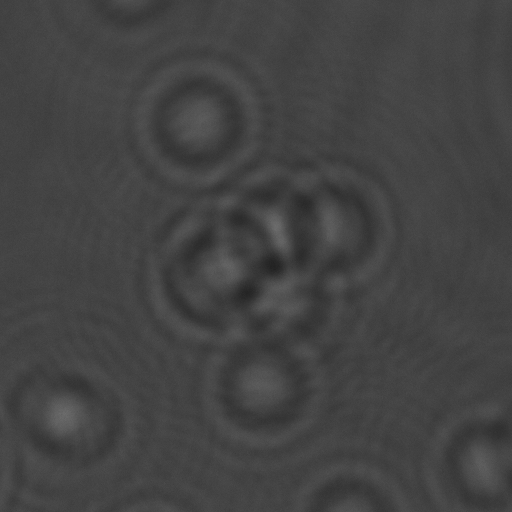
//> input picture Reconstruction algorithm/2019_06_07_billes1mu_63_JOSAA/Basler_daA1920-30um_(22030948)_20190607_122251706_0012_crop.tiff, 512 x 512 px
$ ./Fienup_algorithm   (built with g++ and OpenCV 4)
//> lines starting //> are read from the running program, lines starting //| are printed output that depends on the picture
//> further down, hologram is the input picture: 512 rows x 512 cols, CV_16UC1; min 8736, max 27968, mean 17354.3
### Reconstruction algorithm/algorithms.cpp

///
/// \file algorithms.cpp
///
/// \author Yoann MASSET - Fabien MOMEY
/// \version Final version
/// \date June 20th 2020
///
/// \brief File grouping the definitions of reconstruction algorithm functions
///

#include "tools.h"
#include "algorithms.h"

#include <iostream>
#include <opencv2/opencv.hpp>
#include <opencv2/highgui.hpp>

using namespace std;
using namespace cv;

#pragma region Simple Backpropagation

// [14 lines left out: function simple_backpropagation, not called in this run]

#pragma endregion


#pragma region Fienup Algorithm

void fienup_algorithm(const Mat& optimal_hologram, Mat& reconstituted_image, Settings& setting, int object, double complex_extremum[], int repetitions)
{
    double e1, e2, seconds;

    int final_size[] = { optimal_hologram.rows, optimal_hologram.cols };

    Mat Hz, H_z;
    e1 = getTickCount();

    get_fresnel_propagator(setting, Hz, H_z); //We recover the 2 kernel according to the above parameters

    e2 = getTickCount();
    seconds = (e2 - e1) / getTickFrequency();
    cout << "Fresnel : " << seconds << " seconds\n";

    Mat hologram_iteration; //The matrix that will be retrieved and modified at each iteration
    optimal_hologram.copyTo(hologram_iteration);

    Mat FT, FT_product, inverse_FT; //Fourier matrix
    Mat mat_split[2], mat_end, temp;

    for (int i = 0; i < repetitions; i++)
    {
        e1 = getTickCount();

        //Backpropagation
        dft(hologram_iteration, FT, DFT_COMPLEX_OUTPUT);
        complex_multiply(FT, H_z, FT_product);
        idft(FT_product, inverse_FT, DFT_COMPLEX_OUTPUT);

        inverse_FT = inverse_FT / (final_size[0] * final_size[1]);

        //We recreate an image by applying the constraint
        split(inverse_FT, mat_split);
        if (object == 0)
        {
            //If we have phase object, we set the real part to 1 and apply the constraint on imaginary part
            mat_split[0] = max(mat_split[0], 1); //Set the real part to 1
            mat_split[0] = min(mat_split[0], 1); //Set the real part to 1
            mat_split[1] = max(mat_split[1], complex_extremum[0]); //The imaginary part is compared with the lower limit of the interval (min)
            mat_split[1] = min(mat_split[1], complex_extremum[1]); //The imaginary part is compared with the upper limit of the interval (max)
        }
        else
        {
            //If we have absorbing object, we set the imaginary part to 0 and apply the constraint on real part
            mat_split[0] = max(mat_split[0], complex_extremum[0]); //The real part is compared with the lower limit of the interval (min)
            mat_split[0] = min(mat_split[0], complex_extremum[1]); //The real part is compared with the upper limit of the interval (max)
            mat_split[1] = max(mat_split[1], 0); //Set the imaginary part to 0
            mat_split[1] = min(mat_split[1], 0); //Set the imaginary part to 0
        }
        merge(mat_split, 2, mat_end);

        //Propagation
        dft(mat_end, FT, DFT_COMPLEX_OUTPUT);
        complex_multiply(FT, Hz, FT_product);
        idft(FT_product, inverse_FT, DFT_COMPLEX_OUTPUT);

        //The initial data of the hologram are reset: hologram_iteration = optimal_hologram * inverse_FT / abs(inverse_FT)
        split(inverse_FT, mat_split);
        magnitude(mat_split[0], mat_split[1], temp); //Calcul of the module
        divide(optimal_hologram, temp, temp);
        my_multiply(temp, inverse_FT, hologram_iteration);

        e2 = getTickCount();
        seconds = (e2 - e1) / getTickFrequency();
        cout << "Iteration " << i << " : " << seconds << " seconds\n";
    }
    mat_end.copyTo(reconstituted_image);
}

#pragma endregion

#pragma region Regularised Inversion Algorithms

// [152 lines left out: functions RI_algorithme_ISTA, RI_algorithme_FISTA, not called in this run]

#pragma endregion

### Reconstruction algorithm/tools.cpp

///
/// \file tools.cpp
///
/// \author Yoann MASSET - Fabien MOMEY
/// \version Final version
/// \date June 20th 2020
///
/// \brief File grouping the definitions of tools useful for image reconstruction
///

#include "tools.h"

#include <iostream>
#include <opencv2/opencv.hpp>
#include <opencv2/highgui.hpp>

using namespace std;
using namespace cv;

#pragma region Matrix Operations

void my_multiply(const Mat& simple_mat, const Mat& complex_mat, Mat& res_mat)
{
    Mat mat_split[2];
    split(complex_mat, mat_split); //We separate the real from the imaginary
    //M * (A+iB) = MA + iMB
    multiply(simple_mat, mat_split[0], mat_split[0]);
    multiply(simple_mat, mat_split[1], mat_split[1]);
    merge(mat_split, 2, res_mat);
}

void complex_multiply(const Mat& mat1, const Mat& mat2, Mat& res_mat)
{
    assert(mat1.size() == mat2.size()); //We check that both images are the same size

    Mat complex1[2], complex2[2], res[2];
    Mat temp1, temp2;

    //We separate each factor matrix into a double matrix (real and imaginary part)
    split(mat1, complex1);
    split(mat2, complex2);

    //(A + iB) * (X + iY) = (AX - BY) + i(AY + BX)

    //For the calcul of the real part: Re = (AX - BY)
    multiply(complex1[0], complex2[0], temp1);
    multiply(complex1[1], complex2[1], temp2);
    res[0] = temp1 - temp2;

    //For the calcul of the imaginary part : Im = (AY + BX)
    multiply(complex1[1], complex2[0], temp1);
    multiply(complex1[0], complex2[1], temp2);
    res[1] = temp1 + temp2;

    merge(res, 2, res_mat);
}

void complex_multiply(const complex<double>& complex_scalar, const Mat& complex_mat, Mat& res_mat)
{
    Mat complex[2], res[2];
    Mat temp1, temp2;

    double real = complex_scalar.real(), imag = complex_scalar.imag();

    //We separate the complex matrix into a double matrix (real and imaginary part)
    split(complex_mat, complex);

    //(A + iB) * (X + iY) = (AX - BY) + i(AY + BX)

    //For the calcul of the real part: Re = (AX - BY)
    multiply(real, complex[0], temp1);
    multiply(imag, complex[1], temp2);
    res[0] = temp1 - temp2;

    //For the calcul of the imaginary part : Im = (AY + BX)
    multiply(imag, complex[0], temp1);
    multiply(real, complex[1], temp2);
    res[1] = temp1 + temp2;

    merge(res, 2, res_mat);
}

void padding(const Mat& initial_mat, const int x, const int y, const int pad, Mat& resized_mat)
{
    int top_margin, bottom_margin, left_margin, right_margin;

    //We wish to have the same margin all around (to the nearest 1)

    top_margin = floor(1.0 * (x - initial_mat.rows) / 2);
    left_margin = floor(1.0 * (y - initial_mat.cols) / 2);

    if ((x - initial_mat.rows) % 2 == 1) bottom_margin = top_margin + 1;
    else bottom_margin = top_margin;

    if ((y - initial_mat.cols) % 2 == 1) right_margin = left_margin + 1;
    else right_margin = left_margin;

    //We place the initial image in the middle of the final image with the right dimensions and fill the "empty" space with pixels of the chosen value
    copyMakeBorder(initial_mat, resized_mat, top_margin, bottom_margin, left_margin, right_margin, BORDER_CONSTANT, Scalar::all(pad));
}

void complex_display(const Mat& initial_mat, Mat& final_mat, CalculMethod method, bool log_scale)
{
    Mat plane[2];
    split(initial_mat, plane); //We thus obtain planes [0] = real part, planes [1] = imaginary part

    Mat res_image;
    if (method == MODULE_CALCUL) magnitude(plane[0], plane[1], res_image); //We calculate the module of the complex number
    else if (method == PHASE_CALCUL) phase(plane[0], plane[1], res_image); //We calculate the phase of the complex number

    if (log_scale) log(res_image + Scalar::all(1), final_mat); //We switch to logarithmic scale: log(1 + module)
    else res_image.copyTo(final_mat);

    normalize(final_mat, final_mat, 0, 1, NORM_MINMAX);
}

#pragma endregion

#pragma region Fourier Transform Tools

void optimal_FT(const Mat& initial_mat, const int pad, Mat& final_mat)
{
    //We get the optimal size for the Fourier transform
    int row_number = getOptimalDFTSize(initial_mat.rows);
    int col_number = getOptimalDFTSize(initial_mat.cols);

    //The padding function is used to resize the image
    padding(initial_mat, row_number, col_number, pad, final_mat);
}

void FT_shift(const Mat& initial_mat, Mat& final_mat)
{
    //The origin of the marker is placed in the center of the image
    int origin_x = initial_mat.cols / 2;
    int origin_y = initial_mat.rows / 2;

    initial_mat.copyTo(final_mat);

    //We create the 4 quadrants of the image to use them more easily
    Mat q0(final_mat, Rect(0, 0, origin_x, origin_y));   //Top left
    Mat q1(final_mat, Rect(origin_x, 0, origin_x, origin_y));  //Top right
    Mat q2(final_mat, Rect(0, origin_y, origin_x, origin_y));  //Bottom left
    Mat q3(final_mat, Rect(origin_x, origin_y, origin_x, origin_y)); //Bottom right

    //Since the origin has been moved, the quadrants must be repositioned in relation to the new origin
    //We have to make a "symmetry" in relation to the new origin
    Mat temp;
    //Swap the top left quadrant with the bottom right quadrant
    q0.copyTo(temp);
    q3.copyTo(q0);
    temp.copyTo(q3);
    //Swap the top right quadrant with the bottom left quadrant
    q1.copyTo(temp);
    q2.copyTo(q1);
    temp.copyTo(q2);
}

#pragma endregion

#pragma region Reconstruction Operators

void get_fresnel_propagator(const Settings& setting, Mat& Hz, Mat& H_z, bool flag_phaseref, HOLOGRAM_TYPE hologram_type, bool flag_linearize, OBJ_TYPE object_type)
{
    //Define the kernel type

    KERNEL_TYPE kernel_type = HZ;
    if (hologram_type == INTENSITY && flag_linearize)
    {
        flag_phaseref = false;
        kernel_type = GZ_DEPHASING;

        if (object_type == ABSORBING) kernel_type = GZ_ABSORBING;
    }

    complex<double> temp_calcul;
    double k0 = 2 * setting.n0 * CV_PI / setting.lambda; //Constant k0
    Vec2d* temp; //Pointer to the pixels of a matrix
    Hz = Mat(setting.width, setting.height, CV_64FC2);
    Mat mat_split[2];

    double z_shannon = MAX(setting.width, setting.height) * pow(setting.pixel_size, 2) / setting.lambda; //Shannon's criterion for using the most suitable method is defined as follows

    if (setting.z >= z_shannon)
    {
        //Analytical impulse response in the space domain + FFT
        cout << "Impulse response\n";

        double x, y;
        complex<double> n0_on_i_lambda_z = setting.n0 / 1i / setting.lambda / setting.z;

        for (int i = 0; i < setting.width; i++)
        {
            x = (i - (floor(0.5 * ((double)setting.width - 1)) + 1)) * setting.pixel_size;
            for (int j = 0; j < setting.height; j++)
            {
                y = (j - (floor(0.5 * ((double)setting.height - 1)) + 1)) * setting.pixel_size;

                temp_calcul = exp(setting.n0 * 1i * CV_PI / setting.lambda / setting.z * (pow(x, 2) + pow(y, 2)));

                temp = &Hz.at<Vec2d>(i, j);
                (*temp)[0] = temp_calcul.real();
                (*temp)[1] = temp_calcul.imag();
            }
        }
        complex_multiply(n0_on_i_lambda_z, Hz, Hz);

        if (flag_phaseref)
        {
            temp_calcul = exp(1i * k0 * setting.z);
            complex_multiply(temp_calcul, Hz, Hz);
        }

        if (kernel_type != HZ)
        {
            split(Hz, mat_split);
            if (kernel_type == GZ_DEPHASING)
            {
                mat_split[0] = -2 * mat_split[1];
                mat_split[1] = 0;
            }
            if (kernel_type == GZ_ABSORBING)
            {
                mat_split[0] = 2 * mat_split[0];
                mat_split[1] = 0;
            }
            merge(mat_split, 2, Hz);
        }

        FT_shift(Hz, Hz);
        dft(Hz, Hz, DFT_COMPLEX_OUTPUT);
        multiply(pow(setting.pixel_size, 2), Hz, Hz);

        //We do the conjugate of Hz to find H_z
        split(Hz, mat_split);
        mat_split[1] = -mat_split[1];
        merge(mat_split, 2, H_z);
    }
    else
    {
        //Fourier-domain analytical transfer function
        cout << "Transfer function\n";

        double u, v;
        complex<double> i_pi_lambda_z = -1i * CV_PI * setting.lambda * setting.z / setting.n0;

        for (int i = 0; i < setting.width; i++)
        {
            u = (i - (floor(0.5 * ((double)setting.width - 1)) + 1)) / setting.width / setting.pixel_size;
            for (int j = 0; j < setting.height; j++)
            {
                v = (j - (floor(0.5 * ((double)setting.height - 1)) + 1)) / setting.height / setting.pixel_size;

                temp_calcul = exp(i_pi_lambda_z * (pow(u, 2) + pow(v, 2)));

                temp = &Hz.at<Vec2d>(i, j);
                (*temp)[0] = temp_calcul.real();
                (*temp)[1] = temp_calcul.imag();
            }
        }
        FT_shift(Hz, Hz);

        if (flag_phaseref)
        {
            temp_calcul = exp(1i * k0 * setting.z);
            complex_multiply(temp_calcul, Hz, Hz);
        }

        if (kernel_type != HZ)
        {
            idft(Hz, Hz, DFT_COMPLEX_OUTPUT);
            split(Hz, mat_split);
            if (kernel_type == GZ_DEPHASING)
            {
                mat_split[0] = -2 * mat_split[1];
                mat_split[1] = 0;
            }
            if (kernel_type == GZ_ABSORBING)
            {
                mat_split[0] = 2 * mat_split[0];
                mat_split[1] = 0;
            }
            merge(mat_split, 2, Hz);
            dft(Hz, Hz, DFT_COMPLEX_OUTPUT);
        }

        //We do the conjugate of Hz to find H_z
        split(Hz, mat_split);
        mat_split[1] = -mat_split[1];
        merge(mat_split, 2, H_z);
    }
}

void image_calibration(const Mat& initial_hologram, Mat& optimal_hologram, int do_padding, int do_sqrt)
{
//> called with do_padding = 1, do_sqrt = 1
    initial_hologram.convertTo(optimal_hologram, CV_64F);
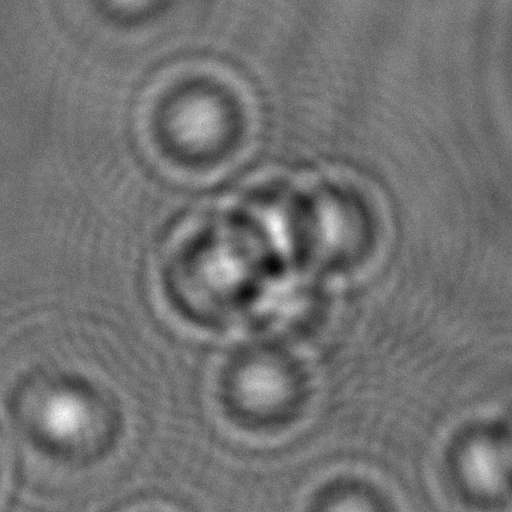
//> optimal_hologram: 512 rows x 512 cols, CV_64FC1; min 8736, max 27968, mean 17354.3; drawn with min black and max white
    if (do_sqrt == 1) sqrt(optimal_hologram, optimal_hologram); //We do the square root of the hologram, because the recovered data are the square of the module

    int initial_size[] = { initial_hologram.rows, initial_hologram.cols };

    Scalar mean_value = mean(optimal_hologram); //We calculate the average of the image
//> mean_value = Scalar(131.6)
    optimal_hologram = optimal_hologram / mean_value; //We normalize the image by dividing it by its average
    int pad = 1; //We put a border of 1 because we normalized by dividing by the mean

    if (do_padding == 1) padding(optimal_hologram, initial_size[0] * 2, initial_size[1] * 2, pad, optimal_hologram); //Double the size of the image to avoid aliasing
//> in padding, `copyMakeBorder(initial_mat, resized_mat, top_margin, bottom_margin, le..`:
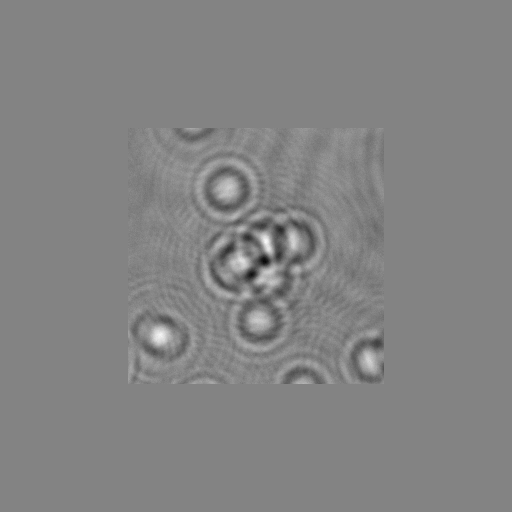
//> initial_mat: 1024 rows x 1024 cols, CV_64FC1 (shown at 1/2 size); min 0.71, max 1.27, mean 1; drawn with min black and max white
    optimal_FT(optimal_hologram, pad, optimal_hologram);
}

#pragma endregion

### Reconstruction algorithm/Fienup_algorithm.cpp

///
/// \file Fienup_algorithm.cpp
///
/// \author Yoann MASSET - Fabien MOMEY
/// \version Final version
/// \date June 20th 2020
///
/// \brief Main file for reconstruction with the Fienup method
///
/// The different arguments to put in input to execute this program :
///
/// argv[0]: The name of the executable \n
/// argv[1] : The path to the source image \n
/// argv[2] : The path to the destination folder \n
/// argv[3] : The beginning of the interval of z \n
/// argv[4] : The end of the interval of z \n
/// argv[5] : The step between each value of z \n
/// argv[6] : The wavelength used \n
/// argv[7] : The pixel size \n
/// argv[8] : If you want to do padding on the image or not: 1 = padding, 0 = not \n
/// argv[9] : The "type" of the object : 0 = phase object or 1 = absorbing object \n
/// argv[10] : The minimum value of the constraint \n
/// argv[11] : The maximum value of the constraint \n
///

///
/// \def _SILENCE_EXPERIMENTAL_FILESYSTEM_DEPRECATION_WARNING
/// \brief To avoid warning message when creating a file
///
#define _SILENCE_EXPERIMENTAL_FILESYSTEM_DEPRECATION_WARNING

#include "tools.h"
#include "algorithms.h"

#include <iostream>
#include <fstream>
#include <opencv2/highgui.hpp>
#include <experimental/filesystem>

using namespace std;
using namespace cv;
namespace fs = std::experimental::filesystem;

int main(int argc, char* argv[])
{

    //Hologram reconstruction with the "Fienup" method -------------------------------------------------------------------------------------------------------------------------------------------

    double e1 = getTickCount();

    bool test = false;
    fstream output, params;

    string source_file, dest_files;
    double start_z, end_z, step_z, lambda, pixel;
    int do_padding, object;

    double extremums[2] = EXTREMUMS;

    //If all parameters are filled in
    if (argc >= 10)
    {
        source_file = argv[1];
        dest_files = argv[2];
        start_z = atof(argv[3]);
        end_z = atof(argv[4]);
        step_z = atof(argv[5]);
        lambda = atof(argv[6]);
        pixel = atof(argv[7]);
        do_padding = atoi(argv[8]);
        object = atoi(argv[9]);

        if (atof(argv[10]) > atof(argv[11])) //If the minimum is strictly higher than the maximum, the 2 limits are inverted
        {
            extremums[0] = atof(argv[11]);
            extremums[1] = atof(argv[10]);
        }
        else
        {
            extremums[0] = atof(argv[10]);
            extremums[1] = atof(argv[11]);
        }

        string logpath = "output/log/fienup_" + dest_files + ".txt"; //The path to the log file
        output.open(logpath, ios::out); //Open the log file to write the state of the program
        output << "---------- Start - Fienup reconstitution ---------- " << endl;

    }
    //Else : load default parameters
    else
    {
        source_file = "2019_06_07_billes1mu_63_JOSAA/Basler_daA1920-30um_(22030948)_20190607_122251706_0012_crop.tiff";
                                                //2019_06_07_billes1mu_63_JOSAA/Basler_daA1920-30um_(22030948)_20190607_122251706_0012_crop.tiff
                                                //uploads/Reticle_LaHC.png
        dest_files = "test";
        start_z = 5e-6;
        end_z = 10e-6;
        step_z = 0.5e-6;
        lambda = 532e-9;
        pixel = 3.88e-8;
        do_padding = 1;
        object = 0;

        extremums[0] = 0;
        extremums[1] = CV_PI / 2;

        test = true;
        output.basic_ios<char>::rdbuf(cout.rdbuf());
    }

    CalculMethod calcul_method;
    if (object == 0) calcul_method = PHASE_CALCUL;
    else calcul_method = MODULE_CALCUL;


    string pathname = "output/propagation/" + dest_files + "/"; //The path to the destination files

    output << "Filename: " << source_file << endl;
    output << "Destination folder: " << pathname << endl;
    output << "Starting depth: " << start_z << endl;
    output << "Ending depth: " << end_z << endl;
    output << "Step: " << step_z << endl;
    output << "Lambda: " << lambda << endl;
    output << "Pixel size: " << pixel << endl;
    output << "Zero padding: " << do_padding << endl;
    output << "Object type: " << object << endl;
    output << "Min value constraint: " << extremums[0] << endl;
    output << "Max value constraint: " << extremums[1] << endl;
    output << "------------------------------------" << endl;


    //The initial hologram
    Mat hologram = imread(source_file, IMREAD_UNCHANGED);
    if (hologram.empty())
    {
        output << "Can not open or read the image" << endl;
        return -1;
    }


    fs::create_directories(fs::path(pathname));
    output << "Creating output directory: " << pathname << endl;


    Settings param;
    param.lambda = lambda;
    param.pixel_size = pixel;


    param.mag = 56.7;
    param.n0 = 1.52;


    int repetitions = 5;
    Mat reconstituted_image;
    string dest_name;

    int do_sqrt = 1;

    Mat optimal_hologram;
    image_calibration(hologram, optimal_hologram, do_padding, do_sqrt);

    int initial_size[] = { hologram.rows, hologram.cols };
    int final_size[] = { optimal_hologram.rows, optimal_hologram.cols };

    //We change the size parameters
    param.width = final_size[0];
    param.height = final_size[1];

    int i = 0;

    //We reconstitute the hologram for each z value between start_z and end_z with a step_z between each value

    for (double z = start_z; z <= end_z; z+=step_z)
    {
        param.z = z;
        fienup_algorithm(optimal_hologram, reconstituted_image, param, object, extremums, repetitions); //Hologram reconstitution

        int row_margin = floor(1.0 * (final_size[0] - initial_size[0]) / 2), col_margin = floor(1.0 * (final_size[1] - initial_size[1]) / 2);
        Mat(reconstituted_image, Rect(col_margin, row_margin, initial_size[1], initial_size[0])).copyTo(reconstituted_image);

        complex_display(reconstituted_image, reconstituted_image, calcul_method); //Converting the final complex image into a displayable image by calculating its phase or module

        normalize(reconstituted_image, reconstituted_image, 0, 65535, NORM_MINMAX); //Normalizing the image so that it can be registered under an extension on 16 bits
        reconstituted_image.convertTo(reconstituted_image, CV_16U);

        dest_name = pathname + "Res" + to_string(i) + ".png";
        imwrite(dest_name, reconstituted_image); //Save the final_image
        i++;
        output << dest_name << " saved" << endl;
    }
//> this loop made 10 passes
//> imag in complex_multiply on passes 1 to 8: -5.71e+11, -5.19e+11, -4.76e+11, -4.4e+11, -4.08e+11, -3.81e+11, -3.57e+11, -3.36e+11
//> pass 1, in complex_multiply, `multiply(imag, complex[1], temp2);`:
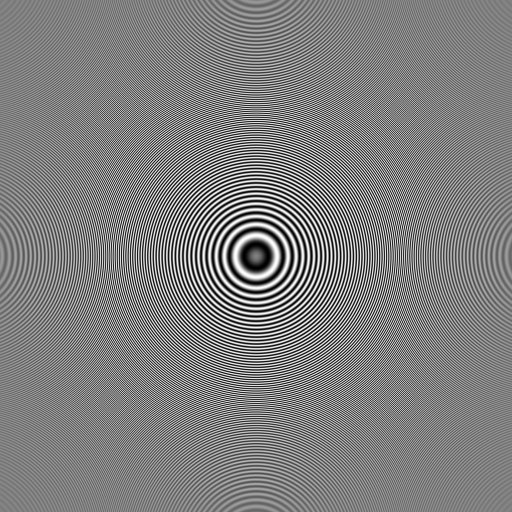
//> temp2: 1024 rows x 1024 cols, CV_64FC1 (shown at 1/2 size); min -5.71e+11, max 5.71e+11, mean -628369241.2; drawn with min black and max white
//> after the loop, i = 10
//> (the rest of the program and of its run is left out)
